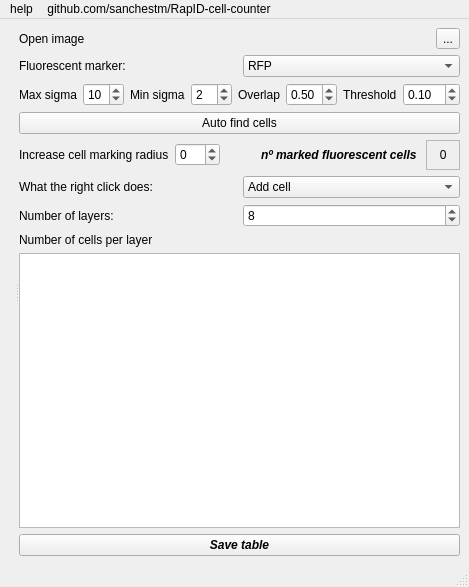
<?xml version="1.0" encoding="UTF-8"?>
<ui version="4.0">
 <class>MainWindow</class>
 <widget class="QMainWindow" name="MainWindow">
  <property name="geometry">
   <rect>
    <x>0</x>
    <y>0</y>
    <width>442</width>
    <height>587</height>
   </rect>
  </property>
  <property name="minimumSize">
   <size>
    <width>0</width>
    <height>0</height>
   </size>
  </property>
  <property name="windowTitle">
   <string>RapID cell counter</string>
  </property>
  <property name="windowIcon">
   <iconset>
    <normaloff>SRGAP2A_E14.5-E18.5_3-2.png</normaloff>SRGAP2A_E14.5-E18.5_3-2.png</iconset>
  </property>
  <property name="windowOpacity">
   <double>1.000000000000000</double>
  </property>
  <property name="tabShape">
   <enum>QTabWidget::Rounded</enum>
  </property>
  <widget class="QWidget" name="centralwidget">
   <layout class="QHBoxLayout" name="horizontalLayout_7">
    <item>
     <widget class="QWidget" name="widget" native="true"/>
    </item>
    <item>
     <widget class="QSplitter" name="splitter">
      <property name="orientation">
       <enum>Qt::Horizontal</enum>
      </property>
      <widget class="QWidget" name="layoutWidget">
       <layout class="QVBoxLayout" name="mplvl">
        <property name="sizeConstraint">
         <enum>QLayout::SetMinAndMaxSize</enum>
        </property>
        <property name="leftMargin">
         <number>0</number>
        </property>
       </layout>
      </widget>
      <widget class="QWidget" name="layoutWidget">
       <layout class="QVBoxLayout" name="verticalLayout">
        <item>
         <layout class="QHBoxLayout" name="horizontalLayout">
          <item>
           <widget class="QLabel" name="label_11">
            <property name="text">
             <string>Open image</string>
            </property>
           </widget>
          </item>
          <item>
           <widget class="QToolButton" name="imageviewbutton">
            <property name="text">
             <string>...</string>
            </property>
           </widget>
          </item>
         </layout>
        </item>
        <item>
         <layout class="QHBoxLayout" name="horizontalLayout_2">
          <item>
           <widget class="QLabel" name="label_2">
            <property name="text">
             <string>Fluorescent marker: </string>
            </property>
           </widget>
          </item>
          <item>
           <widget class="QComboBox" name="fMarker">
            <item>
             <property name="text">
              <string>RFP</string>
             </property>
            </item>
            <item>
             <property name="text">
              <string>GFP</string>
             </property>
            </item>
            <item>
             <property name="text">
              <string>GFP or RFP</string>
             </property>
            </item>
            <item>
             <property name="text">
              <string>GFP and RFP</string>
             </property>
            </item>
            <item>
             <property name="text">
              <string>Orange</string>
             </property>
            </item>
           </widget>
          </item>
         </layout>
        </item>
        <item>
         <layout class="QHBoxLayout" name="horizontalLayout_3">
          <item>
           <widget class="QLabel" name="label_3">
            <property name="text">
             <string>Max sigma</string>
            </property>
           </widget>
          </item>
          <item>
           <widget class="QSpinBox" name="maxSigSpin">
            <property name="value">
             <number>10</number>
            </property>
           </widget>
          </item>
          <item>
           <widget class="QLabel" name="label_4">
            <property name="text">
             <string>Min sigma</string>
            </property>
           </widget>
          </item>
          <item>
           <widget class="QSpinBox" name="minSigSpin">
            <property name="value">
             <number>2</number>
            </property>
           </widget>
          </item>
          <item>
           <widget class="QLabel" name="label_6">
            <property name="text">
             <string>Overlap</string>
            </property>
           </widget>
          </item>
          <item>
           <widget class="QDoubleSpinBox" name="log_overlap">
            <property name="maximum">
             <double>1.000000000000000</double>
            </property>
            <property name="singleStep">
             <double>0.050000000000000</double>
            </property>
            <property name="value">
             <double>0.500000000000000</double>
            </property>
           </widget>
          </item>
          <item>
           <widget class="QLabel" name="label_7">
            <property name="text">
             <string>Threshold</string>
            </property>
           </widget>
          </item>
          <item>
           <widget class="QDoubleSpinBox" name="thresholdSpin">
            <property name="singleStep">
             <double>0.100000000000000</double>
            </property>
            <property name="value">
             <double>0.100000000000000</double>
            </property>
           </widget>
          </item>
         </layout>
        </item>
        <item>
         <widget class="QPushButton" name="FindCells">
          <property name="text">
           <string>Auto find cells</string>
          </property>
         </widget>
        </item>
        <item>
         <layout class="QHBoxLayout" name="horizontalLayout_4">
          <item>
           <widget class="QLabel" name="label_9">
            <property name="text">
             <string>Increase cell marking radius</string>
            </property>
           </widget>
          </item>
          <item>
           <widget class="QSpinBox" name="cellMarkerSize">
            <property name="minimum">
             <number>-24</number>
            </property>
            <property name="maximum">
             <number>50</number>
            </property>
           </widget>
          </item>
          <item>
           <spacer name="horizontalSpacer">
            <property name="orientation">
             <enum>Qt::Horizontal</enum>
            </property>
            <property name="sizeType">
             <enum>QSizePolicy::Fixed</enum>
            </property>
            <property name="sizeHint" stdset="0">
             <size>
              <width>35</width>
              <height>30</height>
             </size>
            </property>
           </spacer>
          </item>
          <item>
           <widget class="QLabel" name="label_5">
            <property name="font">
             <font>
              <pointsize>9</pointsize>
              <weight>75</weight>
              <italic>true</italic>
              <bold>true</bold>
             </font>
            </property>
            <property name="text">
             <string>nº marked fluorescent cells </string>
            </property>
           </widget>
          </item>
          <item>
           <widget class="QLabel" name="nMarkedCells">
            <property name="frameShape">
             <enum>QFrame::StyledPanel</enum>
            </property>
            <property name="text">
             <string>   0</string>
            </property>
           </widget>
          </item>
         </layout>
        </item>
        <item>
         <layout class="QHBoxLayout" name="horizontalLayout_5">
          <item>
           <widget class="QLabel" name="label">
            <property name="text">
             <string>What the right click does:</string>
            </property>
           </widget>
          </item>
          <item>
           <widget class="QComboBox" name="rClicktype">
            <item>
             <property name="text">
              <string>Add cell</string>
             </property>
            </item>
            <item>
             <property name="text">
              <string>Remove cell</string>
             </property>
            </item>
            <item>
             <property name="text">
              <string>Add 1st box corner</string>
             </property>
            </item>
            <item>
             <property name="text">
              <string>Add 2nd box corner</string>
             </property>
            </item>
            <item>
             <property name="text">
              <string>Add 3rd box corner</string>
             </property>
            </item>
            <item>
             <property name="text">
              <string>Add 4th box corner</string>
             </property>
            </item>
           </widget>
          </item>
         </layout>
        </item>
        <item>
         <layout class="QHBoxLayout" name="horizontalLayout_6">
          <item>
           <widget class="QLabel" name="label_10">
            <property name="text">
             <string>Number of layers:</string>
            </property>
           </widget>
          </item>
          <item>
           <widget class="QSpinBox" name="numLayers">
            <property name="minimum">
             <number>1</number>
            </property>
            <property name="value">
             <number>8</number>
            </property>
           </widget>
          </item>
         </layout>
        </item>
        <item>
         <widget class="QLabel" name="label_8">
          <property name="text">
           <string>Number of cells per layer</string>
          </property>
         </widget>
        </item>
        <item>
         <layout class="QGridLayout" name="layout">
          <property name="topMargin">
           <number>0</number>
          </property>
          <item row="0" column="0">
           <widget class="QTableWidget" name="table">
            <attribute name="horizontalHeaderStretchLastSection">
             <bool>true</bool>
            </attribute>
            <attribute name="verticalHeaderVisible">
             <bool>false</bool>
            </attribute>
            <attribute name="verticalHeaderHighlightSections">
             <bool>true</bool>
            </attribute>
           </widget>
          </item>
         </layout>
        </item>
        <item>
         <widget class="QPushButton" name="AddClassified">
          <property name="font">
           <font>
            <pointsize>9</pointsize>
            <weight>75</weight>
            <italic>true</italic>
            <bold>true</bold>
           </font>
          </property>
          <property name="text">
           <string>Save table</string>
          </property>
         </widget>
        </item>
       </layout>
      </widget>
     </widget>
    </item>
   </layout>
  </widget>
  <widget class="QMenuBar" name="menubar">
   <property name="geometry">
    <rect>
     <x>0</x>
     <y>0</y>
     <width>442</width>
     <height>21</height>
    </rect>
   </property>
   <widget class="QMenu" name="menuHelp">
    <property name="title">
     <string>help</string>
    </property>
    <addaction name="actionHow_to_run"/>
   </widget>
   <widget class="QMenu" name="menuhttps_github_com_sanchestm_RapID_cell_counter">
    <property name="title">
     <string>github.com/sanchestm/RapID-cell-counter</string>
    </property>
   </widget>
   <addaction name="menuHelp"/>
   <addaction name="menuhttps_github_com_sanchestm_RapID_cell_counter"/>
  </widget>
  <widget class="QStatusBar" name="statusbar"/>
  <action name="actionHow_to_run">
   <property name="text">
    <string>how to run</string>
   </property>
  </action>
 </widget>
 <resources/>
 <connections/>
</ui>
